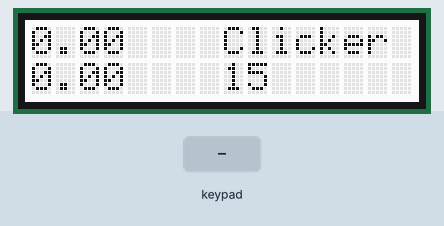
This sketch was run on a simulated Arduino Uno, built with avr-gcc and run on an emulated ATmega328P. Shown: 16×2 character LCD. The test bench sets the inputs (shaded band).

Above: at 1.2 s.
1.3 s: key 'U' pressed
At 1.5 s:
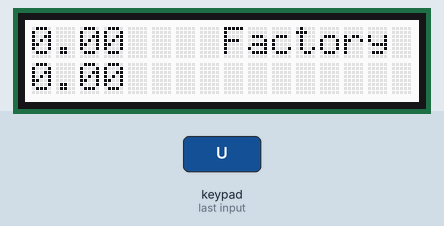
At 2.9 s:
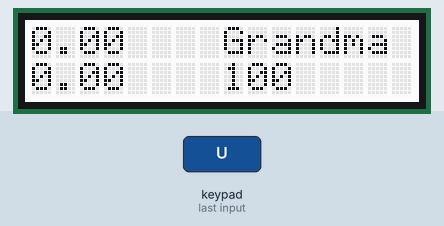
4.3 s: key 'U' pressed
At 5.9 s:
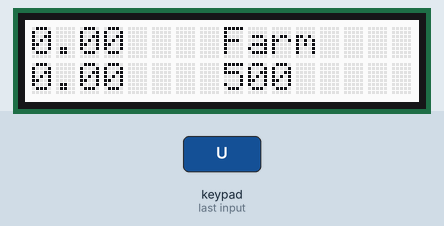
Timing chart, 0 to 7.4 s (numbered marks = the images above; inputs shaded):
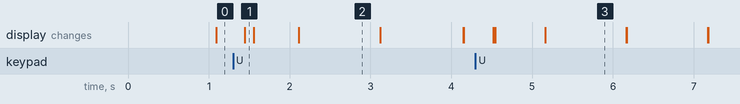

Measured:
- after the input at 1.3 s, the display: changes after 0.14 s (image 1)
- after the input at 4.3 s, the display: first changes after 0.22 s (image 3 shows a later state)
- what the display in image 2 shows lasts 1.0 s, from 2.1 s to 3.1 s

The sketch:

cookie_clicker.ino
```cpp
#include <Wire.h>
#include <Adafruit_MCP23017.h>
#include <Adafruit_RGBLCDShield.h>

Adafruit_RGBLCDShield lcd = Adafruit_RGBLCDShield();

#define WHITE 0x7

float cookies = 0;
float c_per_sec = 0.0;
int cookie_unit = 0;

int clickers = 0;
int clicker_cost = 15;
float clicker_speed = 0.1;


int grandmas = 0;
int grandma_cost = 100;
float grandma_speed = 0.5;

int farms = 0;
int farm_cost = 500;
float farm_speed = 1;

int factories = 0;
int factory_cost = 1000;
float factory_speed = 5;

int select_shop_item = 1;

float currtime = 0.0;

boolean leftButtonPressed = false;

void setup() {
  lcd.begin(16, 2);
  lcd.setBacklight(WHITE);
  currtime = millis();
}

void loop() {
  uint8_t buttons = lcd.readButtons();

  //printing basic info (how many cookies and cookies per second)
  lcd.setCursor(0,0);
  lcd.print(cookies);
  lcd.setCursor(0,1);
  lcd.print(c_per_sec);


  //printing the shop section
  if (select_shop_item == 1){
    lcd.setCursor(8,0);
    lcd.print("Clicker ");
    lcd.setCursor(8,1);
    lcd.print(clicker_cost);
  }

  if (select_shop_item == 2){
    lcd.setCursor(8,0);
    lcd.print("Grandma ");
    lcd.setCursor(8,1);
    lcd.print(grandma_cost);
  }

  if (select_shop_item == 3){
    lcd.setCursor(8,0);
    lcd.print("Farm    ");
    lcd.setCursor(8,1);
    lcd.print(farm_cost);
  }

  if (select_shop_item == 4){
    lcd.setCursor(8,0);
    lcd.print("Factory ");
    lcd.setCursor(8,1);
    lcd.print(factory_cost);
  }


  //the part where you click to get cookies
  if ((buttons & BUTTON_LEFT) ){
    if(!leftButtonPressed ) {

      lcd.setCursor(0,0);
      lcd.print("        ");
      leftButtonPressed = true;
      cookies++;
    }
  }
    else {
    leftButtonPressed = false;
  }


  //scrolling up in the shop
  if (buttons & BUTTON_UP) {
    if (select_shop_item == 4) {
      select_shop_item = 1;
      lcd.setCursor(8,1);
      lcd.print("       ");
    }
    else (select_shop_item < 4); {
      select_shop_item++;
      lcd.setCursor(8,1);
      lcd.print("       ");
    }
  }


  //scrolling down in the shop
  if (buttons & BUTTON_DOWN) {
    if (select_shop_item == 1) {
      select_shop_item = 4;
      lcd.setCursor(8,1);
      lcd.print("       ");
    }
    else (cookie_unit > 1); {
      select_shop_item--;
      lcd.setCursor(8,1);
      lcd.print("       ");
    }
  }


  //buying an item in the shop
  if (buttons & BUTTON_RIGHT) {

    if (select_shop_item == 1) {
      if (cookies >= clicker_cost) {
        clickers++;
        cookies = cookies - clicker_cost;
        c_per_sec = c_per_sec + clicker_speed;
      }
    }

    if (select_shop_item == 2) {
      if (cookies >= grandma_cost) {
        grandmas++;
        cookies = cookies - grandma_cost;
        c_per_sec = c_per_sec + grandma_speed;
      }
    }

    if (select_shop_item == 3) {
      if (cookies >= farm_cost) {
        farms++;
        cookies = cookies - farm_cost;
        c_per_sec = c_per_sec + farm_speed;
      }
    }

    if (select_shop_item == 4) {
      if (cookies >= factory_cost) {
        clickers++;
        cookies = cookies - factory_cost;
        c_per_sec = c_per_sec + factory_speed;
      }
    }

  }

  //increment cookies based on cookies per second
  if (millis() - currtime >= 1000) {
    cookies += c_per_sec;
    lcd.setCursor(0,0);
    lcd.print("        ");
    currtime = millis();
  }

}
```
